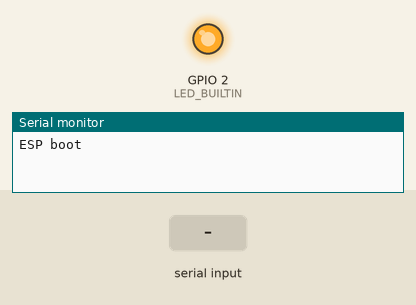
This sketch was run on a simulated ESP8266 (NodeMCU). On the bench: output pins drawn as LEDs (lit = HIGH, except the on-board LED, lit = LOW), the last lines printed to the serial monitor. The test bench sets the inputs (shaded band).

Above: at 1.2 s.
1.3 s: "PING\n" received over Serial
At 2.4 s:
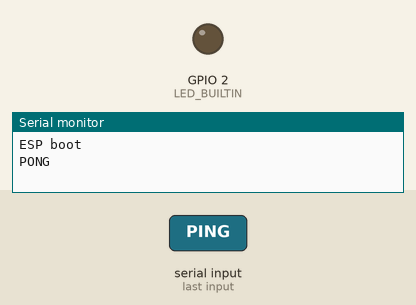
2.8 s: "1\n" received over Serial
At 3.6 s:
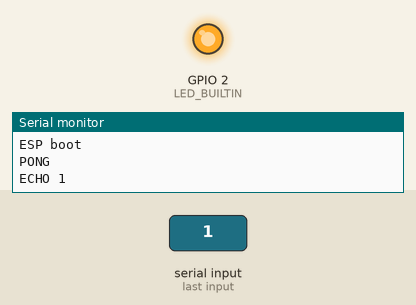
5.8 s: "0\n" received over Serial
At 7.0 s:
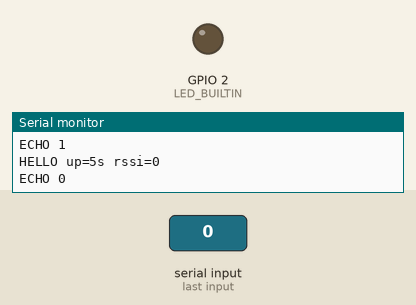
7.3 s: "2\n" received over Serial
At 8.2 s:
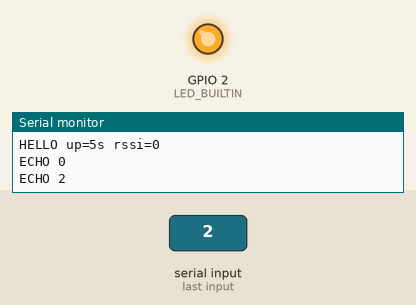
Timing chart, 0 to 9.8 s (numbered marks = the images above; inputs shaded):
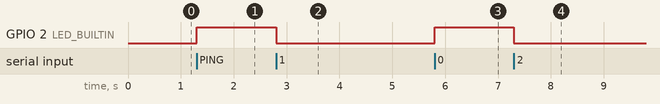

Measured:
- after the input at 1.3 s, GPIO 2 (LED_BUILTIN): LOW → HIGH at once
- after the input at 2.8 s, GPIO 2 (LED_BUILTIN): HIGH → LOW at once
- after the input at 5.8 s, GPIO 2 (LED_BUILTIN): LOW → HIGH at once
- after the input at 7.3 s, GPIO 2 (LED_BUILTIN): HIGH → LOW at once

The sketch:

esp_bench.ino
```cpp
// Bench test for the NodeMCU side of the veto-relay panel.
// Hardware UART0 on alternate pins after Serial.swap(): D7 = RX, D8 = TX.
// Answers "PING n" from the Mega with "PONG n", says HELLO every 5 s,
// optionally joins WiFi and reports the IP over the same link.
// Nothing is printed on USB after swap(): watch the Mega's USB monitor.
#include <ESP8266WiFi.h>

const char* WIFI_SSID = "";      // fill in to test WiFi, leave "" to skip
const char* WIFI_PASS = "";

String line;
unsigned long tHello = 0, tWifi = 0;
bool wifiReported = false;

void setup() {
  pinMode(LED_BUILTIN, OUTPUT);
  Serial.begin(9600);
  delay(50);
  Serial.swap();                  // UART0 -> D7 (RX) / D8 (TX)
  if (strlen(WIFI_SSID)) { WiFi.mode(WIFI_STA); WiFi.begin(WIFI_SSID, WIFI_PASS); }
  Serial.println("ESP boot");
}

void loop() {
  while (Serial.available()) {
    char c = Serial.read();
    if (c == '\n') {
      line.trim();
      if (line.startsWith("PING")) { Serial.print("PONG"); Serial.println(line.substring(4)); }
      else { Serial.print("ECHO "); Serial.println(line); }
      digitalWrite(LED_BUILTIN, !digitalRead(LED_BUILTIN));
      line = "";
    } else if (c != '\r' && line.length() < 80) line += c;
  }
  if (millis() - tHello > 5000) {
    tHello = millis();
    Serial.print("HELLO up="); Serial.print(millis() / 1000); Serial.print("s rssi=");
    Serial.println(WiFi.status() == WL_CONNECTED ? WiFi.RSSI() : 0);
  }
  if (strlen(WIFI_SSID) && !wifiReported && WiFi.status() == WL_CONNECTED) {
    wifiReported = true;
    Serial.print("WIFI "); Serial.println(WiFi.localIP());
  }
}
```
